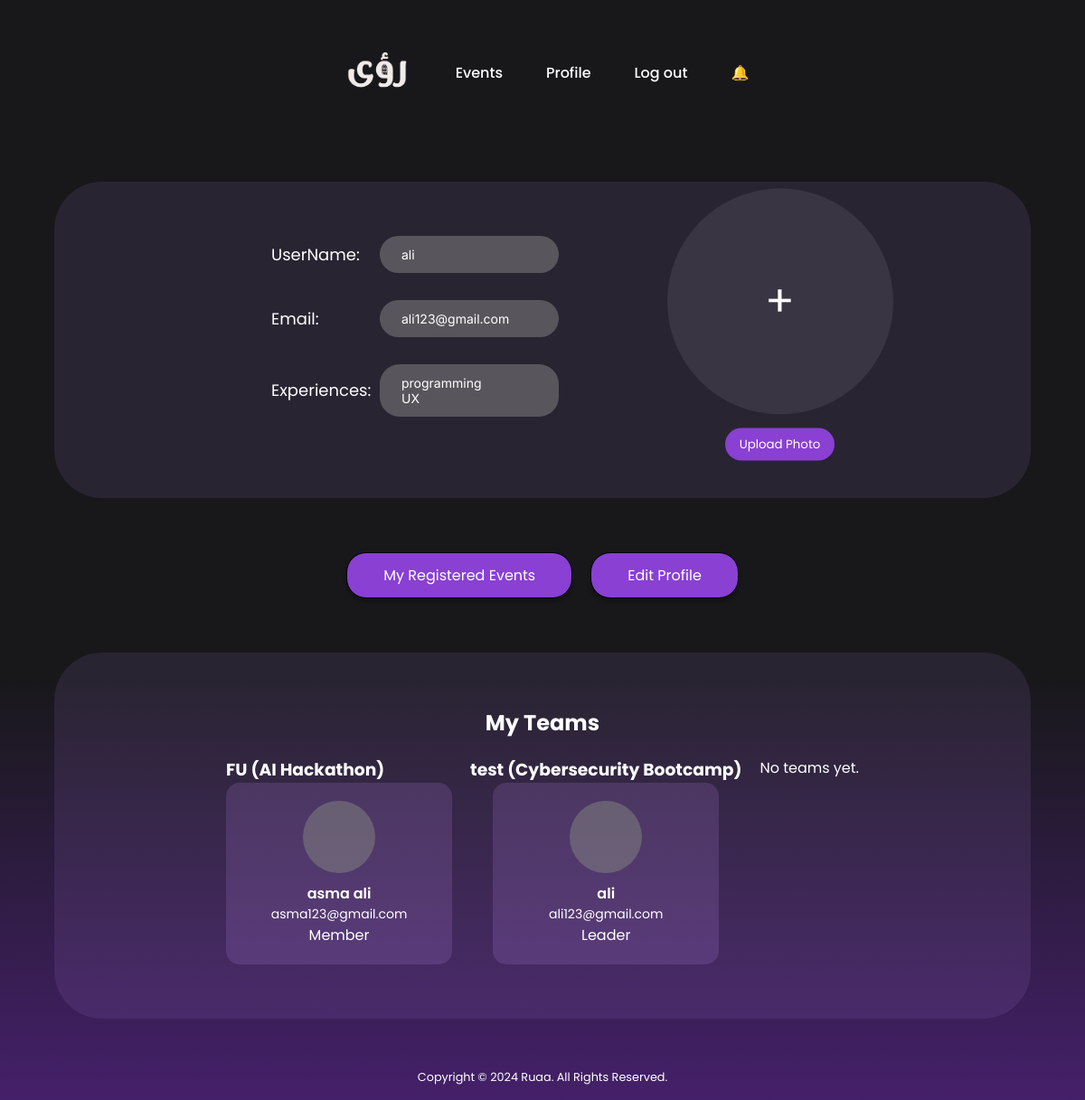
The app's page /PHP/profile.php (signed in) with its own data.
### tables this page shows
CREATE TABLE `team` (
  `Team_Name` varchar(255) NOT NULL,
  `Team_Members` int(11) DEFAULT NULL,
  `Team_Idea` text,
  `Max_Members` int(11) DEFAULT NULL,
  `Status` varchar(50) NOT NULL DEFAULT 'Pending',
  `Title` varchar(255) DEFAULT NULL,
  `Leader_Email` varchar(255) DEFAULT NULL
);

CREATE TABLE `user` (
  `Email` varchar(255) NOT NULL,
  `Name` varchar(100) NOT NULL,
  `Password` varchar(100) NOT NULL,
  `Role` varchar(50) NOT NULL,
  `Experiences` text
);

### PHP/profile.php (the view, shortened to what this page needs)
<?php
$username = $_SESSION['user'];
$email = $_SESSION['email'];
$experiences = isset($_SESSION['experiences']) && !empty($_SESSION['experiences']) ? $_SESSION['experiences'] : "programming <br> UX";
?>
<!DOCTYPE html>
<html lang="en">
<head>
    <link rel="stylesheet" href="profile.css">
</head>
<body>
    <div class="container">
        <nav>
            <div class="nav-logo">
                <a href="#">
                    <img src="images/logo_ruaa.png" alt="Ruaa Logo">
                </a>
            </div>
            <ul class="nav-links">
                <li class="link"><a href="event.php">Events</a></li>
                <li class="link"><a href="profile.php">Profile</a></li>
                <li class="link"><a href="logout.php">Log out</a></li>
                <li class="link"><a href="notification.php">🔔</a></li>
            </ul>
        </nav>
        <section class="profile-card">
            <div class="profile-content">
                <div class="input-group">
                    <label class="label">UserName:</label>
                    <p id="username-display" class="input-field"><?php echo htmlspecialchars($username); ?></p>
                </div>
                <div class="input-group">
                    <label class="label">Email:</label>
                    <p id="email-display" class="input-field"><?php echo htmlspecialchars($email); ?></p>
                </div>
                <div class="input-group">
                    <label class="label">Experiences:</label>
                    <p id="experiences-display" class="input-field"><?php echo $experiences; ?></p>
                </div>
            </div>
            <div class="profile-image-container">
                <div class="profile-image" id="profileImagePreview">
                    <span class="upload-icon">+</span>
                </div>
                <button class="upload-button" id="uploadTrigger">Upload Photo</button>
            </div>
        </section>
        <div class="button-group">
            <button class="action-button" id="showEventsBtn">My Registered Events</button>
            <button class="action-button" id="editProfileBtn">Edit Profile</button>
        </div>
                <?php
                include 'connection.php';
                $currentUser = $_SESSION['email'];
                ?>
        <section class="profile-card">
            <h2>My Teams</h2>
            <div id="team-members" class="team-members-container">
                <?php
                $leaderTeamsQuery = "SELECT Team_Name, 'leader' as role, Title FROM team WHERE Leader_Email = ?";
                $leaderStmt = $conn->prepare($leaderTeamsQuery);
                $leaderStmt->bind_param("s", $currentUser);
                $leaderStmt->execute();
                $leaderTeamsResult = $leaderStmt->get_result();
                if ($leaderTeamsResult->num_rows > 0) {
                    while ($team = $leaderTeamsResult->fetch_assoc()) {
                        echo '<div class="team-section">';
                        echo '<h3>' . htmlspecialchars($team['Team_Name']) . ' <span class="team-event">(' . htmlspecialchars($team['Title']) . ')</span></h3>';
                        $membersSql = "SELECT u.Name, u.Email,
                                      CASE WHEN t.Leader_Email = u.Email THEN 'Leader' ELSE 'Member' END as Role
                                      FROM team_member tm
                                      JOIN user u ON tm.Member_Email = u.Email
                                      JOIN team t ON tm.Team_Name = t.Team_Name
                                      WHERE tm.Team_Name = ?";
                        $membersStmt = $conn->prepare($membersSql);
                        $membersStmt->bind_param("s", $team['Team_Name']);
                        $membersStmt->execute();
                        $membersResult = $membersStmt->get_result();
                        echo '<div class="team-member-list" style="display: flex; flex-wrap: wrap; gap: 20px; justify-content: center;">';
                        while ($member = $membersResult->fetch_assoc()) {
                            echo '<div class="team-member-card">';
                            echo '<div class="team-member-avatar"></div>';
                            echo '<div class="team-member-info">';
                            echo '<p class="team-member-name">' . htmlspecialchars($member['Name']) . '</p>';
                            echo '<p class="team-member-email">' . htmlspecialchars($member['Email']) . '</p>';
                            echo '<p class="member-role">' . htmlspecialchars($member['Role']) . '</p>';
                            echo '</div></div>';
                        }
                        echo '</div>';
                        echo '</div>';
                    }
                }
                ?>
                <?php
                $teamsQuery = "(
                    SELECT tm.Team_Name, t.Title, t.Leader_Email
                    FROM team_member tm
                    JOIN team t ON tm.Team_Name = t.Team_Name
                    WHERE tm.Member_Email = ? AND t.Leader_Email != ?
                )";
                $stmt = $conn->prepare($teamsQuery);
                $stmt->bind_param("ss", $currentUser, $currentUser);
                $stmt->execute();
                $teamsResult = $stmt->get_result();
                if ($teamsResult->num_rows > 0) {
                    while ($team = $teamsResult->fetch_assoc()) {
                        echo '<div class="team-section">';
                        echo '<h3>' . htmlspecialchars($team['Team_Name']) . ' <span class="team-event">(' . htmlspecialchars($team['Title']) . ')</span></h3>';
                        $membersSql = "SELECT u.Name, u.Email,
                                      CASE WHEN t.Leader_Email = u.Email THEN 'Leader' ELSE 'Member' END as Role
                                      FROM team_member tm
                                      JOIN user u ON tm.Member_Email = u.Email
                                      JOIN team t ON tm.Team_Name = t.Team_Name
                                      WHERE tm.Team_Name = ? ";
                        $membersStmt = $conn->prepare($membersSql);
                        $membersStmt->bind_param("s", $team['Team_Name']);
                        $membersStmt->execute();
                        $membersResult = $membersStmt->get_result();
                        echo '<div class="team-member-list">';
                        while ($member = $membersResult->fetch_assoc()) {
                            echo '<div class="team-member-card">';
                            echo '<div class="team-member-avatar"></div>';
                            echo '<div class="team-member-info">';
                            echo '<p class="team-member-name">' . htmlspecialchars($member['Name']) . '</p>';
                            echo '<p class="team-member-email">' . htmlspecialchars($member['Email']) . '</p>';
                            echo '<p class="member-role">' . htmlspecialchars($member['Role']) . '</p>';
                            echo '</div></div>';
                        }
                        echo '</div>';
                        $membersStmt->close();
                    }
                } else {
                    echo '<p style="color: white; text-align: center;">No teams yet.</p>';
                }
                ?>
            </div>
        </section>
        <footer class="copyright">
            Copyright © 2024 Ruaa. All Rights Reserved.
        </footer>
    </div>
</body>
</html>

### CSS/profile.css (style rules this page uses)
* { padding: 0; margin: 0; outline: none; border: none; box-sizing: border-box; }
body { font-family: "Poppins", sans-serif; }
.container { min-height: 100vh; background: linear-gradient(180deg, #18181b 62%, #45206a 100%); color: #fff; display: flex; flex-direction: column; align-items: center; }
a { text-decoration: none; }
body { font-family: 'Poppins', sans-serif; }
nav { max-width: 1200px; margin: auto; padding: 2rem 1rem; display: flex; align-items: center; justify-content: space-between; gap: 2rem; }
.nav-logo { max-width: 100px; }
.nav-logo img { width: 100%; display: flex; }
.nav-links { list-style: none; display: flex; align-items: center; gap: 3rem; }
.link a { position: relative; padding-bottom: 0.75rem; color: #fff; font-size: 16px; font-weight: 500; transition: color 0.3s ease; }
.link a::after { content: ""; position: absolute; height: 2px; width: 0; bottom: 0; left: 0; background-color: #8940d3; transition: width 0.3s ease; }
.profile-card { border-radius: 53px; width: 90%; max-width: 1513px; margin: 40px 0; padding: 60px; position: relative; display: flex; flex-direction: column; align-items: center; background-color: rgba(185, 136, 234, 0.11); }
.profile-content { width: 100%; max-width: 600px; }
.input-group { display: flex; align-items: center; margin-bottom: 30px; }
.label { font-size: 18px; width: 120px; }
.input-field { border-radius: 22px; padding: 12px 24px; width: 198px; font-family: "Inter", sans-serif; font-size: 14px; background-color: rgba(128, 128, 128, 0.55); }
.profile-image-container { width: 355px; height: 335px; position: absolute; right: 100px; top: 50%; transform: translateY(-50%); display: flex; flex-direction: column; align-items: center; }
.profile-image { width: 250px; height: 250px; border-radius: 50%; background-color: rgba(120, 120, 128, 0.2); display: flex; justify-content: center; align-items: center; cursor: pointer; overflow: hidden; margin-bottom: 15px; }
.upload-icon { font-size: 48px; color: #fff; }
.upload-button { background-color: #8940d3; color: white; border: none; border-radius: 22px; padding: 8px 16px; font-family: "Poppins", sans-serif; cursor: pointer; transition: background-color 0.3s ease; }
.button-group { display: flex; gap: 20px; margin: 20px 0; }
.action-button { border-radius: 22px; padding: 12px 40px; color: #fff; border: 1px solid #000; font-family: "Poppins", sans-serif; font-size: 16px; cursor: pointer; box-shadow: 0 4px 4px rgba(0, 0, 0, 0.25); background-color: #8940d3; transition: background-color 0.3s ease; }
.copyright { max-width: 1200px; margin: auto; padding: 1rem; color: #fff; font-size: 0.8rem; text-align: center; }
.team-members-container { display: flex; flex-wrap: wrap; gap: 20px; justify-content: center; margin-top: 20px; }
.team-member-card { background: rgba(185, 136, 234, 0.18); border-radius: 15px; padding: 20px; text-align: center; width: 250px; display: flex; flex-direction: column; align-items: center; }
.team-member-avatar { width: 80px; height: 80px; border-radius: 50%; background-color: rgba(128, 128, 128, 0.55); margin-bottom: 10px; }
.team-member-name { font-size: 16px; font-weight: 600; color: white; }
.team-member-email { font-size: 14px; color: white; }

### records on screen
team: Team_Name "FU", Title "AI Hackathon"
user: Name "asma ali", Email "asma123@gmail.com", Role "Member"
team: Team_Name "test", Title "Cybersecurity Bootcamp"
user: Name "ali", Email "ali123@gmail.com", Role "Leader"

### other values on screen
$username "ali"
$email "ali123@gmail.com"
